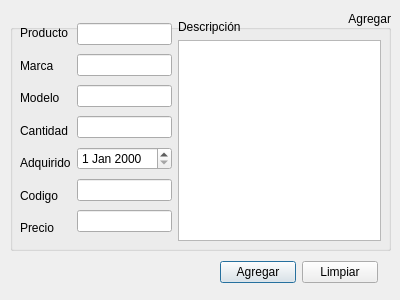
<?xml version="1.0" encoding="UTF-8"?>
<ui version="4.0">
 <class>Dialog</class>
 <widget class="QDialog" name="Dialog">
  <property name="geometry">
   <rect>
    <x>0</x>
    <y>0</y>
    <width>400</width>
    <height>300</height>
   </rect>
  </property>
  <property name="minimumSize">
   <size>
    <width>400</width>
    <height>300</height>
   </size>
  </property>
  <property name="maximumSize">
   <size>
    <width>400</width>
    <height>300</height>
   </size>
  </property>
  <property name="windowTitle">
   <string>Dialog</string>
  </property>
  <widget class="QGroupBox" name="groupBox">
   <property name="geometry">
    <rect>
     <x>10</x>
     <y>10</y>
     <width>381</width>
     <height>241</height>
    </rect>
   </property>
   <property name="title">
    <string>Agregar</string>
   </property>
   <property name="alignment">
    <set>Qt::AlignRight|Qt::AlignTrailing|Qt::AlignVCenter</set>
   </property>
   <widget class="QWidget" name="layoutWidget">
    <property name="geometry">
     <rect>
      <x>10</x>
      <y>10</y>
      <width>361</width>
      <height>221</height>
     </rect>
    </property>
    <layout class="QHBoxLayout" name="horizontalLayout_3">
     <item>
      <layout class="QHBoxLayout" name="horizontalLayout">
       <item>
        <layout class="QVBoxLayout" name="verticalLayout_2">
         <item>
          <widget class="QLabel" name="label">
           <property name="text">
            <string>Producto</string>
           </property>
          </widget>
         </item>
         <item>
          <widget class="QLabel" name="label_2">
           <property name="text">
            <string>Marca</string>
           </property>
          </widget>
         </item>
         <item>
          <widget class="QLabel" name="label_3">
           <property name="text">
            <string>Modelo</string>
           </property>
          </widget>
         </item>
         <item>
          <widget class="QLabel" name="label_4">
           <property name="text">
            <string>Cantidad</string>
           </property>
          </widget>
         </item>
         <item>
          <widget class="QLabel" name="label_5">
           <property name="text">
            <string>Adquirido</string>
           </property>
          </widget>
         </item>
         <item>
          <widget class="QLabel" name="label_6">
           <property name="text">
            <string>Codigo</string>
           </property>
          </widget>
         </item>
         <item>
          <widget class="QLabel" name="label_8">
           <property name="text">
            <string>Precio</string>
           </property>
          </widget>
         </item>
        </layout>
       </item>
       <item>
        <layout class="QVBoxLayout" name="verticalLayout">
         <item>
          <widget class="QLineEdit" name="lineEdit"/>
         </item>
         <item>
          <widget class="QLineEdit" name="lineEdit_2"/>
         </item>
         <item>
          <widget class="QLineEdit" name="lineEdit_3"/>
         </item>
         <item>
          <widget class="QLineEdit" name="lineEdit_4"/>
         </item>
         <item>
          <widget class="QDateEdit" name="dateEdit"/>
         </item>
         <item>
          <widget class="QLineEdit" name="lineEdit_6"/>
         </item>
         <item>
          <widget class="QLineEdit" name="lineEdit_8"/>
         </item>
        </layout>
       </item>
      </layout>
     </item>
     <item>
      <layout class="QVBoxLayout" name="verticalLayout_3">
       <item>
        <widget class="QLabel" name="label_7">
         <property name="text">
          <string>Descripción</string>
         </property>
        </widget>
       </item>
       <item>
        <widget class="QPlainTextEdit" name="plainTextEdit"/>
       </item>
      </layout>
     </item>
    </layout>
   </widget>
  </widget>
  <widget class="QWidget" name="layoutWidget">
   <property name="geometry">
    <rect>
     <x>220</x>
     <y>260</y>
     <width>158</width>
     <height>25</height>
    </rect>
   </property>
   <layout class="QHBoxLayout" name="horizontalLayout_2">
    <item>
     <widget class="QPushButton" name="pushButton">
      <property name="text">
       <string>Agregar</string>
      </property>
     </widget>
    </item>
    <item>
     <widget class="QPushButton" name="pushButton_2">
      <property name="text">
       <string>Limpiar</string>
      </property>
     </widget>
    </item>
   </layout>
  </widget>
 </widget>
 <resources/>
 <connections/>
</ui>
